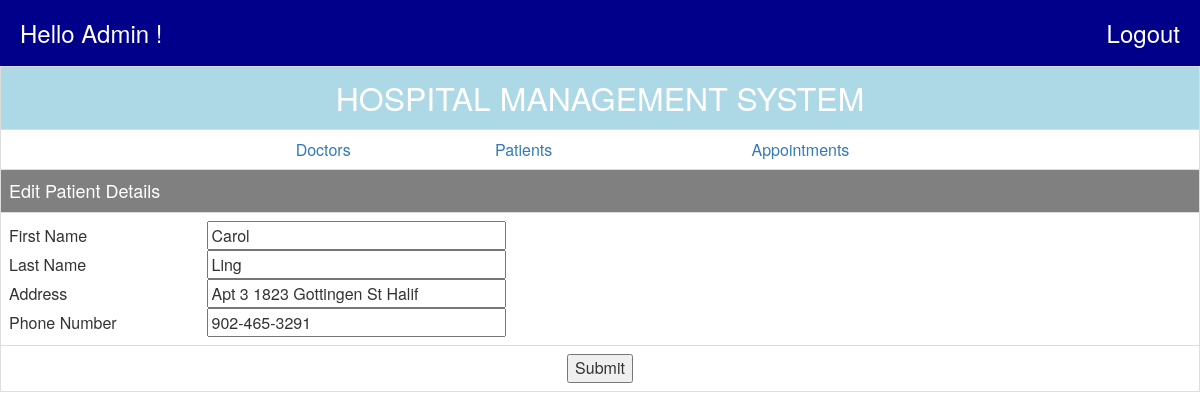
Screenshot of /pmod.php?rno=2 with the database file from the repository.
### tables this page shows
CREATE TABLE IF NOT EXISTS `patient` (
  `pno` int(11) NOT NULL,
  `pfirst` varchar(30) NOT NULL,
  `pname` varchar(30) NOT NULL,
  `paddr` varchar(30) NOT NULL,
  `ppho` varchar(30) NOT NULL,
  `pid` varchar(30) NOT NULL,
  `pshow` varchar(1) NOT NULL DEFAULT 'Y'
);

### pmod.php (the view, shortened to what this page needs)
<?php require('connection.php');?>
<html>
 <head>
<link rel="stylesheet" href="css/bootstrap.css"/>
 </head>
 <body>
<table class="table table-bordered">
<tr bgcolor=lightblue><td align=center><font SIZE=6 color=white>HOSPITAL
MANAGEMENT SYSTEM</font></td></tr>
<tr><td><table align=center width=750 cellspacing=0 cellpadding=5>
<tr><td align=center><a href=dlist.php>Doctors</td><td align=center><a
href=plist.php>Patients</td><td align=center><a
href=alist.php>Appointments</td>
</table></td></tr>
<?php
$rno=trim($_GET["rno"]);
$sql="SELECT * from patient where pno='".$rno."'";
$rs1=mysqli_query($con,$sql);
while( $row=mysqli_fetch_array($rs1,MYSQLI_NUM)) {
 echo "<tr bgcolor=grey><td ><font size=4 color=white>Edit Patient
Details</font></td></tr>";
 echo "<form name=fpmod method=post action=pupdate.php>";
 echo "<tr><td><table width=750 cellspacing=0 cellpadding=5>";
echo "<tr><td>First Name</td><td><input type=text name=first
size=30 maxlength=30 value='".$row[1]."'></td></tr>";
 echo "<tr><td>Last Name</td><td><input type=text name=name
size=30 maxlength=30 value='".$row[2]."'></td></tr>";
 echo "<tr><td>Address</td><td><input type=text name=spec
size=30 maxlength=30  value='".$row[3]."'></td></tr>";
 echo "<tr><td>Phone Number</td><td><input type=text name=phon
size=30 maxlength=30  value='".$row[4]."'></td></tr>";
 echo "</table></td></tr>";
 echo "<tr><td colspan=2 align=center><input type=hidden name=rno value=".$rno."><input type=submit value=Submit></td></tr>";
 echo "</form>";
}
?>
</table>
</body>
</html>

### rows the page displays
patient: first "Carol", name "Ling", spec "Apt 3 1823 Gottingen St Halif", phon "902-465-3291"
